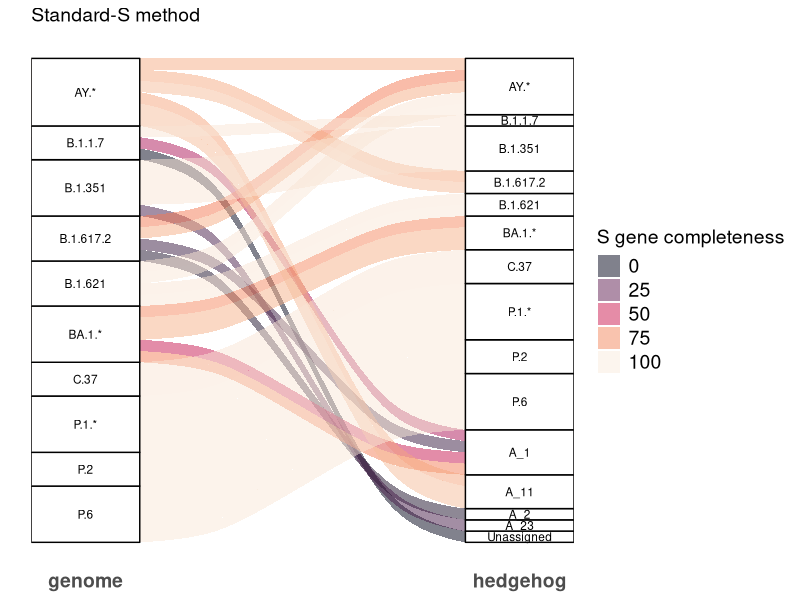
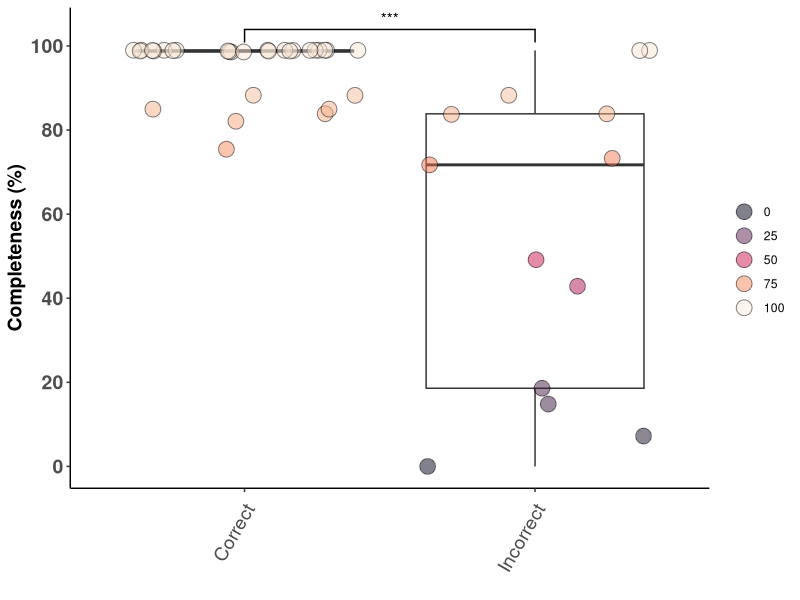
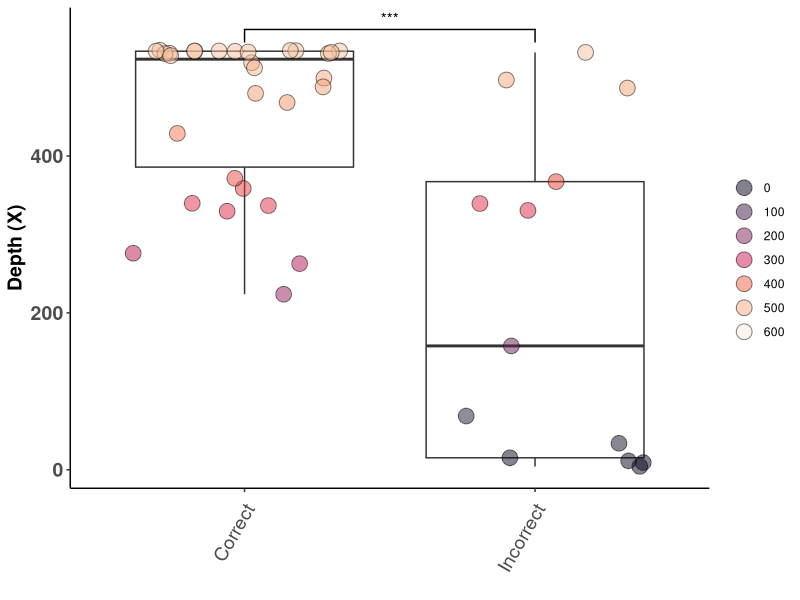
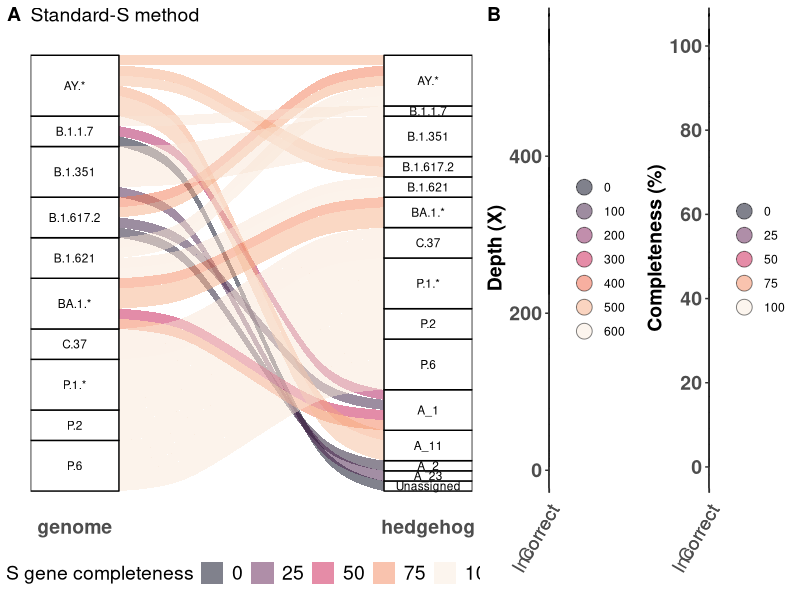
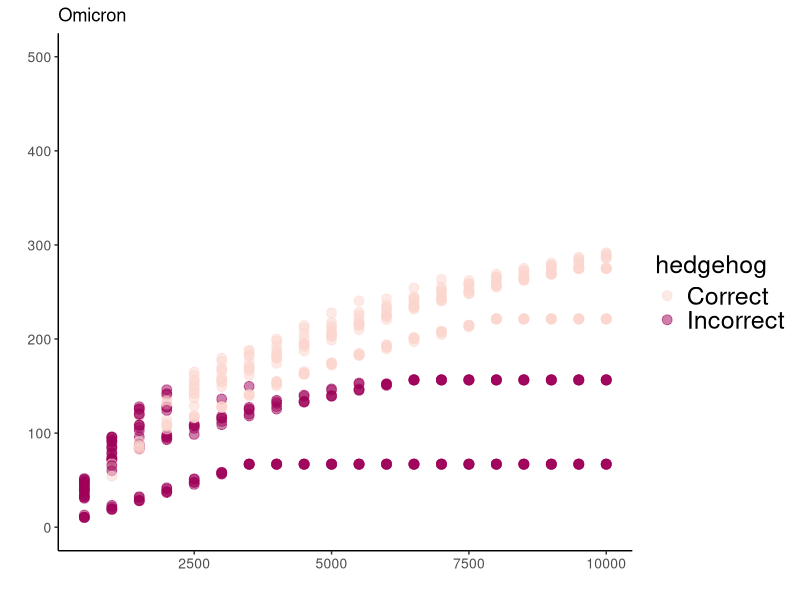
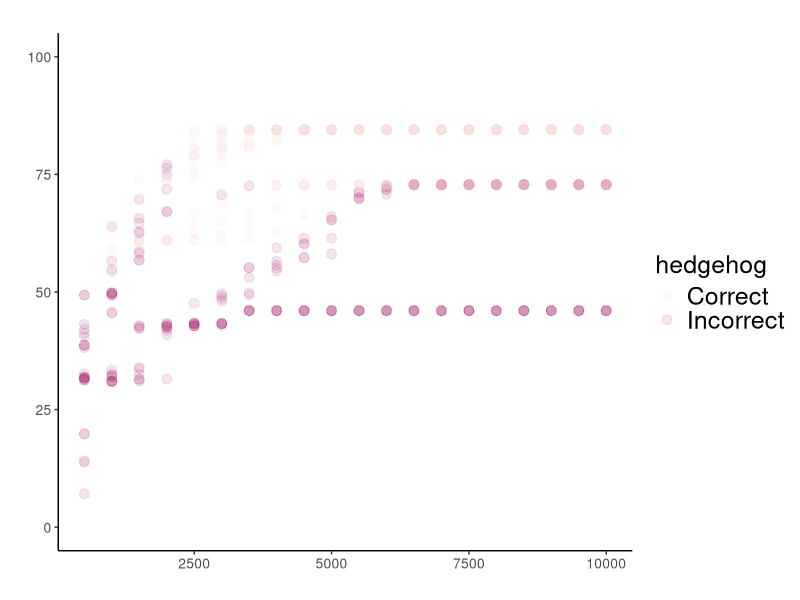
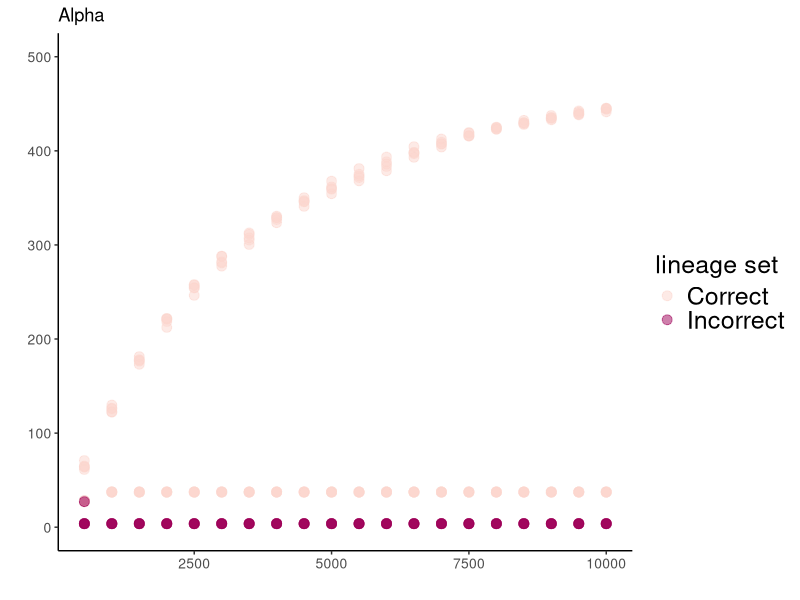
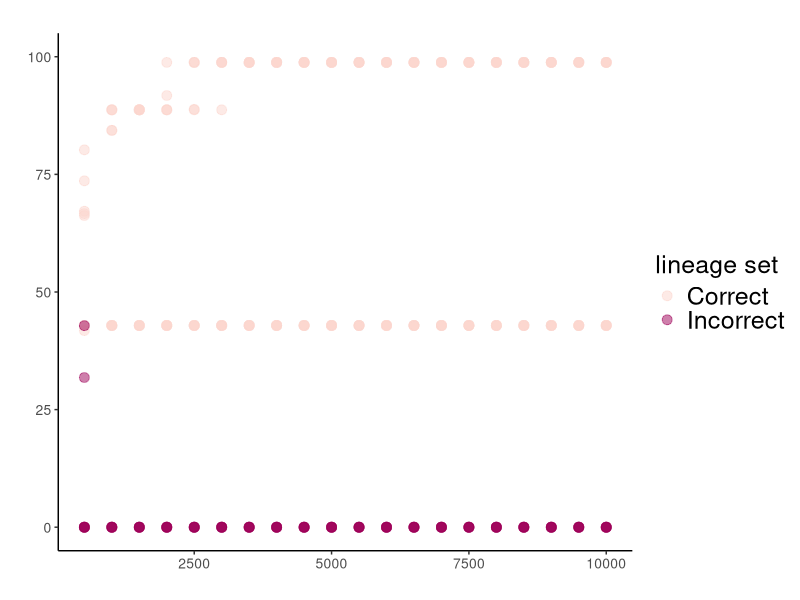

These figures' R source, in order:
library(stringr)
library(dplyr)
library(ggplot2)
library(ggalluvial)
library(viridis)
library(ggsignif)

#setwd("/home/csalazar/Documentos/1.spike/revisiones_spike_feb23/final_version/upload_github/")

#######################################################################
##################STANDARD-S METHOD####################################
#######################################################################

df <- read.table("./inputs/stdS_table.tsv", sep = "\t", header = T)
head(df)
unique(df$method)
df$depth <- as.numeric(df$depth)
df$completeness <- as.numeric(df$completeness)


#Convert all sublineages to a lineages/lineage-set
unique(df$genome_lineage)
df <- df %>%
  mutate(lineage_genome = case_when(
    endsWith(genome_lineage, "P.2") ~ "P.2",
    endsWith(genome_lineage, "P.6") ~ "P.6",
    endsWith(genome_lineage, "C.37.1") ~ "C.37",
    endsWith(genome_lineage, "P.1") ~ "P.1.*",
    endsWith(genome_lineage, "B.1.617.2") ~ "B.1.617.2",
    endsWith(genome_lineage, "B.1.351") ~ "B.1.351",
    endsWith(genome_lineage, "B.1.1.7") ~ "B.1.1.7",
    endsWith(genome_lineage, "AY.26") ~ "AY.*",
    endsWith(genome_lineage, "AY.122") ~ "AY.*",
    endsWith(genome_lineage, "B.1.621") ~ "B.1.621",
    endsWith(genome_lineage, "B.1.621.1") ~ "B.1.621",
    endsWith(genome_lineage, "C.37") ~ "C.37",
    endsWith(genome_lineage, "AY.20") ~ "AY.*",
    endsWith(genome_lineage, "AY.25.1") ~ "AY.*",
    endsWith(genome_lineage, "AY.99.2") ~ "AY.*",
    endsWith(genome_lineage, "BA.1") ~ "BA.1.*",
    endsWith(genome_lineage, "BA.1.1") ~ "BA.1.*"
  ))

unique(df$set_description)
df <- df %>%
  mutate(lineage_set = case_when(
    endsWith(set_description, "P.2") ~ "P.2",
    endsWith(set_description, "P.6") ~ "P.6",
    endsWith(set_description, "C.37.1") ~ "C.37",
    endsWith(set_description, "P.1_1") ~ "P.1.*",
    endsWith(set_description, "AY.30") ~ "AY.*",
    endsWith(set_description, "A_23") ~ "A_23",
    endsWith(set_description, "B.1.351") ~ "B.1.351",
    endsWith(set_description, "B.1.1.7_1") ~ "B.1.1.7",
    endsWith(set_description, "A_1") ~ "A_1",
    endsWith(set_description, "Unassigned") ~ "Unassigned",
    endsWith(set_description, "B.1.617.2_7") ~ "B.1.617.2",
    endsWith(set_description, "AY.48") ~ "AY.*",
    endsWith(set_description, "B.1.617.2_2") ~ "B.1.617.2",
    endsWith(set_description, "A_11") ~ "A_11",
    endsWith(set_description, "B.1.621") ~ "B.1.621",
    endsWith(set_description, "AY.33.2") ~ "AY.*",
    endsWith(set_description, "B.1.621.1") ~ "B.1.621",
    endsWith(set_description, "C.37") ~ "C.37",
    endsWith(set_description, "AY.20") ~ "AY.*",
    endsWith(set_description, "A_2") ~ "A_2",
    endsWith(set_description, "BA.1.15") ~ "BA.1.*",
    endsWith(set_description, "BA.1_4") ~ "BA.1.*"
  ))
head(df)


#############################
#Prepare data for ggalluvial
#############################

list <- df %>%
  group_by(lineage_set, lineage_genome, completeness, depth) %>%
  tally() %>%
  ungroup()
list <- as.data.frame(list)

list$completeness <- as.numeric(list$completeness)
list$depth <- as.numeric(list$depth)

lin <- ggplot(list, aes(axis1 = lineage_genome, axis2= lineage_set, y = n)) +
  geom_alluvium(aes(fill = completeness), aes.bind=F, width = 1/4) +
  geom_stratum(width = 1/4, fill = "white", color = "black") +
  geom_text(stat = "stratum",
            aes(label = after_stat(stratum)), size =3) +
  scale_x_discrete(limits = c("genome", "hedgehog"),
                   expand = c(.05, .05)) +
  scale_fill_viridis(option = "F", limits = c(0, 100), name = "S gene completeness") +
  guides(fill=guide_legend(title="S gene completeness")) +
  labs(y = "") +
  theme_minimal() +
  theme(axis.text.y = element_blank(),
        legend.text = element_text(size = 14),
        legend.title = element_text(size = 14),
        panel.grid.major = element_blank(),
        panel.grid.minor = element_blank(),
        panel.border = element_blank(),
        panel.background = element_blank(),
        axis.text.x = element_text(size = 14, face = "bold"),
        plot.title = element_text(size = 14)) + 
  ggtitle("Standard-S method")
lin

#Compare genome lineage with hedghehog lineage set only at lineage level
df$status_hedgehog <- df$lineage_genome == df$lineage_set
df$status_hedgehog <- gsub("FALSE", "Incorrect", df$status_hedgehog)
df$status_hedgehog <- gsub("TRUE", "Correct", df$status_hedgehog)
head(df)
dim(df)
df[which(df$set_description =="A_11"),13] <- "Correct" #checked hedgehog github to confirm

#hedgehog stats
pcth <- as.data.frame(table(df$status_hedgehog))
pcth$pct <- pcth$Freq/sum(pcth$Freq)*100
colnames(pcth) <- c("status", "count", "pct")
pcth$method <- c("hedgehog")

dir.create("hedgehog_Std-S")
dir.create("hedgehog_Std-S/tables")
dir.create("hedgehog_Std-S/tables/experimental_samples")
write.table(pcth, "hedgehog_Std-S/tables/experimental_samples/hedgehog_pct.tsv", sep = "\t", row.names = F, quote = F)

incorrecth <- df[which(df$status_hedgehog == "Incorrect"),]
table(incorrecth$genome_lineage)
mean(incorrecth$depth)
sd(incorrecth$depth)
mean(incorrecth$completeness)
sd(incorrecth$completeness)

incorrecth <- incorrecth[-which(incorrecth$genome_lineage == "B.1.621"),]
unique(incorrecth$genome_lineage)
table(incorrecth$genome_lineage)

dim(incorrecth)
mean(incorrecth$depth)
sd(incorrecth$depth)
mean(incorrecth$completeness)
sd(incorrecth$completeness)
max(incorrecth$completeness)
min(incorrecth$completeness)

correcth <- df[which(df$status_hedgehog == "Correct"),]
mean(correcth$depth)
sd(correcth$depth)
mean(correcth$completeness)
sd(correcth$completeness)

#Completeness boxplot
difc <- ggplot(df, aes(status_hedgehog, completeness)) + 
  geom_boxplot(alpha = 0) +
  theme(panel.background = element_blank(),
        panel.border = element_blank(),
        panel.grid.major = element_blank(),
        panel.grid.minor = element_blank(),
        legend.position="right",
        axis.line = element_line(colour = "black"),
        axis.text.x = element_text(size = 14, angle = 60, hjust = 1, vjust = 0.9),
        axis.text.y = element_text(size = 14, face = "bold"),
        axis.title = element_text(size = 14, face = "bold")) +
  xlab("") + ylab("Completeness (%)") +
  scale_fill_viridis(option = "F", limits = c(0, 100)) +
  guides(fill=guide_legend(title="")) + 
  scale_y_continuous(breaks = seq(0, 100, by = 20)) +
  geom_jitter(size = 5, pch=21, aes(fill = completeness), alpha = 0.5) +
  geom_signif(comparisons = list(c("Correct", "Incorrect")), map_signif_level = T, test = "wilcox.test")
difc

#Depth boxplot
difd <- ggplot(df, aes(status_hedgehog, depth)) + 
  geom_boxplot(alpha = 0) +
  theme(panel.background = element_blank(),
        panel.border = element_blank(),
        panel.grid.major = element_blank(),
        panel.grid.minor = element_blank(),
        legend.position="right",
        axis.line = element_line(colour = "black"),
        axis.text.x = element_text(size = 14, angle = 60, hjust = 1, vjust = 0.9),
        axis.text.y = element_text(size = 14, face = "bold"),
        axis.title = element_text(size = 14, face = "bold")) +
  xlab("") + ylab("Depth (X)") +
  scale_fill_viridis(option = "F", limit =c(0, 600)) +
  scale_y_continuous(breaks = seq(0, 600, by = 200)) +
  guides(fill=guide_legend(title="")) +
  geom_jitter(size = 5, pch=21, aes(fill = depth), alpha = 0.5) +
  geom_signif(comparisons = list(c("Correct", "Incorrect")), map_signif_level = T, test = "wilcox.test")
difd

write.table(df, "hedgehog_Std-S/tables/experimental_samples/std_samples_hedgehog_compare.tsv", sep = "\t", row.names = F, quote = F)

library(ggpubr)

figa <- ggarrange(lin, legend ="bottom")
figb <- ggarrange(difd, difc, ncol = 2, labels = c("B", ""))

fig1 <- ggarrange(figa, figb, ncol = 2, labels = c("A"), widths = c(0.6,0.4), heights = c(0.6,0.4), common.legend = T, legend = "bottom")
fig1

###############################
#Standard sampled read analysis
###############################

merged <- read.table("./inputs/std-S_sampling_complete_table.tsv", sep = "\t", header = T)
head(merged)
dim(merged)
unique(merged$seq)

#Get omicron samples obtained with the standard amplicon sequencing protocol
merged2 <- merged[-which(merged$seq == "Std-S"),] #remove data from seq191021

#Omicron samples

targeto <- c("CUY42-007288",
             "CUY42-007291",
             "CUY42-007286",
             "CUY42-007294",
             "CUY42-007289")

omicron <- filter(merged2, id.y %in% targeto)
unique(omicron$barcode)

lin_omicron <- omicron
unique(lin_omicron$hedgehog_precision)

lin_omicron <- lin_omicron %>%
  mutate(PANGO_lineage = case_when(
    endsWith(hedgehog_precision, "A_1") ~ "Incorrect",
    endsWith(hedgehog_precision, "BA.1.15") ~ "Correct",
    endsWith(hedgehog_precision, "A_2") ~ "Incorrect",
    endsWith(hedgehog_precision, "BA.1.17.2") ~ "Correct",
    endsWith(hedgehog_precision, "BA.2.12") ~ "Incorrect",
    endsWith(hedgehog_precision, "AY.103") ~ "Incorrect",
    endsWith(hedgehog_precision, "A.23.1") ~ "Incorrect",
    endsWith(hedgehog_precision, "BA.1_4") ~ "Correct",
    endsWith(hedgehog_precision, "BA.1.1_3") ~ "Correct"
  ))
head(lin_omicron)

lin_omicron$sampling <- as.numeric(as.character(lin_omicron$sampling))
lin_omicron$depth <- as.numeric(as.character(lin_omicron$depth))
lin_omicron$completeness <- as.numeric(as.character(lin_omicron$completeness))


omicron1 <- ggplot(lin_omicron, aes(x=sampling, y=depth, color = PANGO_lineage)) + geom_point(alpha = 0.5, size = 3) +
  theme_bw() + theme(panel.border = element_blank(), 
                     panel.grid.major = element_blank(), 
                     panel.grid.minor = element_blank(), 
                     axis.line = element_line(colour = "black"),
                     axis.text = element_text(size = 10), 
                     legend.title = element_text(size = 18), 
                     legend.text = element_text(size = 18)) +
  scale_y_continuous(limits = c(0, 500)) +  guides(color=guide_legend(title="hedgehog")) +
  scale_color_manual(values = c("Correct" = "#fcd5ce", "Incorrect" = "#9e0059")) +
  xlab("") + ylab("") + ggtitle("Omicron")
omicron1 

omicron2 <-  ggplot(lin_omicron, aes(x=sampling, y=completeness, color = PANGO_lineage)) + geom_point(alpha = 0.1, size = 3) +
  theme_bw() + theme(panel.border = element_blank(), 
                     panel.grid.major = element_blank(), 
                     panel.grid.minor = element_blank(), 
                     axis.line = element_line(colour = "black"),
                     axis.text = element_text(size = 10), 
                     legend.title = element_text(size = 18), 
                     legend.text = element_text(size = 18)) +
  scale_y_continuous(limits = c(0, 100)) + guides(color=guide_legend(title="hedgehog")) +
  scale_color_manual(values = c("Correct" = "#fcd5ce", "Incorrect" = "#9e0059")) +
  xlab("") + ylab("") + ggtitle("") + labs(color='PANGO lineage')
omicron2


#remove barcodes from seq3
merged3 <- merged[-which(merged$seq == "omicron"),]


#alpha

targeta <- c("CUY17-003849",
             "CUY17-003866",
             "CUY17-003867")

alpha <- filter(merged3, id.y %in% targeta)
unique(alpha$barcode)

#beta

targetb <- c("CUY16-003804",
             "CUY16-003803",
             "CUY16-003800",
             "CUY16-003802",
             "CUY16-003801")
beta <- filter(merged3, id.y %in% targetb)
unique(beta$barcode)


#Gamma
targetg <- c("CUY17-003939",
             "CUY12-002713",
             "CUY12-002716",
             "CUY12-002721",
             "CUY12-002725")

gamma <- filter(merged3, id.y %in% targetg)
unique(gamma$barcode)


#Delta

targetd <- c("CUY26-005235",
             "CUY17-003909",
             "CUY24-004954",
             "CUY23-004816",
             "CUY16-003792",
             "CUY24-004876",
             "CUY17-003893",
             "CUY17-003901",
             "CUY17-003892",
             "CUY17-003910")

delta <- filter(merged, id.y %in% targetd)
dim(delta)
unique(delta$barcode)


#P.6
targetp <- c("CUY5-000547",
             "CUY16-003498",
             "CUY16-003501",
             "CUY16-003536",
             "CUY16-003538")
p6 <- filter(merged3, id.y %in% targetp)   
unique(p6$barcode)


#Mu

targetm <- c("CUY21-004441",
             "CUY18-004026",
             "CUY18-004019",
             "CUY18-004022",
             "CUY18-004023")

mu <- filter(merged, id.y %in% targetm)   
unique(mu$barcode)

#Lambda

targetl <- c("CUY19-004183",
             "CUY6-001233",
             "CUY8-001646")
lambda <- filter(merged3, id.y %in% targetl)   
unique(lambda$barcode)

#P.2
targetpp <- c("CUY4-000486",
              "CUY16-003496",
              "CUY1-000006")
p2 <- filter(merged3, id.y %in% targetpp)   
unique(p2$barcode)



##############
###ALPHA#######
##############

lin_alfa <- alpha
unique(lin_alfa$hedgehog_precision)
unique(lin_alfa$barcode)

lin_alfa$PANGO_lineage <- ifelse(grepl("B.1.1.7_1", lin_alfa$hedgehog_precision, ignore.case = T), "Correct",
                                 ifelse(grepl("", lin_alfa$hedgehog_precision, ignore.case = T), "Incorrect", "Incorrect"))

lin_alfa$sampling <- as.numeric(as.character(lin_alfa$sampling))
lin_alfa$depth <- as.numeric(as.character(lin_alfa$depth))
lin_alfa$completeness <- as.numeric(as.character(lin_alfa$completeness))

a <- ggplot(lin_alfa, aes(x=sampling, y=depth, color = PANGO_lineage)) + geom_point(alpha = 0.5, size = 3) +
  theme_bw() + theme(panel.border = element_blank(),
                     panel.grid.major = element_blank(),
                     panel.grid.minor = element_blank(),
                     axis.line = element_line(colour = "black"),
                     axis.text = element_text(size = 10),
                     legend.title = element_text(size = 18),
                     legend.text = element_text(size = 18)) +
  scale_y_continuous(limits = c(0, 500)) +  guides(color=guide_legend(title="lineage set")) +
  scale_color_manual(values = c("Correct" = "#fcd5ce", "Incorrect" = "#9e0059")) +
  xlab("") + ylab("") + ggtitle("Alpha") + labs(color='PANGO lineage')
a 

aa <-  ggplot(lin_alfa, aes(x=sampling, y=completeness, color = PANGO_lineage)) + geom_point(alpha = 0.5, size = 3) +
  theme_bw() + theme(panel.border = element_blank(),
                     panel.grid.major = element_blank(),
                     panel.grid.minor = element_blank(),
                     axis.line = element_line(colour = "black"),
                     axis.text = element_text(size = 10),
                     legend.title = element_text(size = 18),
                     legend.text = element_text(size = 18)) +
  scale_y_continuous(limits = c(0, 100)) + guides(color=guide_legend(title="lineage set")) +
  scale_color_manual(values = c("Correct" = "#fcd5ce", "Incorrect" = "#9e0059")) +
  xlab("") + ylab("") + ggtitle("") +
  labs(color='PANGO lineage')
aa


##############
###BETA#######
##############

lin_beta <- beta
unique(lin_beta$barcode)
unique(lin_beta$hedgehog_precision)

lin_beta <- lin_beta %>%
  mutate(PANGO_lineage = case_when(
    endsWith(hedgehog_precision, "B.1.351") ~ "Correct",
    endsWith(hedgehog_precision, "A_23") ~ "Incorrect", 
    endsWith(hedgehog_precision, "A_1") ~ "Incorrect"))
head(lin_beta)


lin_beta$sampling <- as.numeric(as.character(lin_beta$sampling))
lin_beta$depth <- as.numeric(as.character(lin_beta$depth))
lin_beta$completeness <- as.numeric(as.character(lin_beta$completeness))

b <- ggplot(lin_beta, aes(x=sampling, y=depth, color = PANGO_lineage)) + geom_point(alpha = 0.5, size = 3) +
  theme_bw() + theme(panel.border = element_blank(),
                     panel.grid.major = element_blank(),
                     panel.grid.minor = element_blank(),
                     axis.line = element_line(colour = "black"),
                     axis.text = element_text(size = 10),
                     legend.title = element_text(size = 18),
                     legend.text = element_text(size = 18)) +
  scale_y_continuous(limits = c(0, 500)) +  guides(color=guide_legend(title="lineage set")) +
  scale_color_manual(values = c("Correct" = "#fcd5ce", "Incorrect" = "#9e0059")) +
  xlab("") + ylab("") + ggtitle("Beta") + labs(color='PANGO lineage')
b 

bb <-  ggplot(lin_beta, aes(x=sampling, y=completeness, color = PANGO_lineage)) + geom_point(alpha = 0.5, size = 3) +
  theme_bw() + theme(panel.border = element_blank(),
                     panel.grid.major = element_blank(),
                     panel.grid.minor = element_blank(),
                     axis.line = element_line(colour = "black"),
                     axis.text = element_text(size = 10),
                     legend.title = element_text(size = 18),
                     legend.text = element_text(size = 18)) +
  scale_y_continuous(limits = c(0, 100)) + guides(color=guide_legend(title="lineage set")) +
  scale_color_manual(values = c("Correct" = "#fcd5ce", "Incorrect" = "#9e0059")) +
  xlab("") + ylab("") + ggtitle("") + labs(color='PANGO lineage')
bb

##############
###GAMMA######
##############


lin_gamma <- gamma
unique(lin_gamma$barcode)
unique(lin_gamma$hedgehog_precision)


lin_gamma <- lin_gamma %>%
  mutate(PANGO_lineage = case_when(
    endsWith(hedgehog_precision, "P.1_1") ~ "Correct"))
head(lin_gamma)


lin_gamma$sampling <- as.numeric(as.character(lin_gamma$sampling))
lin_gamma$depth <- as.numeric(as.character(lin_gamma$depth))
lin_gamma$completeness <- as.numeric(as.character(lin_gamma$completeness))


c <- ggplot(lin_gamma, aes(x=sampling, y=depth, color = PANGO_lineage)) + geom_point(alpha = 0.5, size = 3) +
  theme_bw() + theme(panel.border = element_blank(),
                     panel.grid.major = element_blank(),
                     panel.grid.minor = element_blank(),
                     axis.line = element_line(colour = "black"),
                     axis.text = element_text(size = 10),
                     legend.title = element_text(size = 18),
                     legend.text = element_text(size = 18)) +
  scale_y_continuous(limits = c(0, 500)) +  guides(color=guide_legend(title="lineage set")) +
  scale_color_manual(values = c("Correct" = "#fcd5ce", "Incorrect" = "#9e0059")) +
  xlab("") + ylab("") + ggtitle("Gamma") + labs(color='PANGO lineage')
c

cc <- ggplot(lin_gamma, aes(x=sampling, y=completeness, color = PANGO_lineage)) + geom_point(alpha = 0.5, size = 3) +
  theme_bw() + theme(panel.border = element_blank(),
                     panel.grid.major = element_blank(),
                     panel.grid.minor = element_blank(),
                     axis.line = element_line(colour = "black"),
                     axis.text = element_text(size = 10),
                     legend.title = element_text(size = 18),
                     legend.text = element_text(size = 18)) +
  scale_y_continuous(limits = c(0, 100)) + guides(color=guide_legend(title="lineage set")) +
  scale_color_manual(values = c("Correct" = "#fcd5ce", "Incorrect" = "#9e0059")) +
  xlab("") + ylab("") + ggtitle("") + labs(color='PANGO lineage')
cc

##############
###DELTA######
##############

lin_delta <- delta
unique(lin_delta$barcode)
unique(lin_delta$hedgehog_precision)

lin_delta[is.na(lin_delta)] <- "Unassigned"

lin_delta <- lin_delta %>%
  mutate(PANGO_lineage = case_when(
    endsWith(hedgehog_precision, "B.1.617.2_2") ~ "Correct",
    endsWith(hedgehog_precision, "A_11") ~ "Correct",
    endsWith(hedgehog_precision, "AY.126") ~ "Correct",
    endsWith(hedgehog_precision, "AY.103") ~ "Correct",
    endsWith(hedgehog_precision, "Unassigned") ~ "Incorrect",
    endsWith(hedgehog_precision, "A_1") ~ "Incorrect",
    endsWith(hedgehog_precision, "A_2") ~ "Incorrect",
    endsWith(hedgehog_precision, "B.1.551") ~ "Incorrect",
    endsWith(hedgehog_precision, "B.1.1.523") ~ "Incorrect",
    endsWith(hedgehog_precision, "AY.20") ~ "Correct",
    endsWith(hedgehog_precision, "B.1.617.2_1") ~ "Correct",
    endsWith(hedgehog_precision, "AY.30") ~ "Correct",
    endsWith(hedgehog_precision, "B.1.617.2_7") ~ "Correct"
  ))
head(lin_delta)



lin_delta$sampling <- as.numeric(as.character(lin_delta$sampling))
lin_delta$depth <- as.numeric(as.character(lin_delta$depth))
lin_delta$completeness <- as.numeric(as.character(lin_delta$completeness))

d <- ggplot(lin_delta, aes(x=sampling, y=depth, color = PANGO_lineage)) + geom_point(alpha = 0.5, size = 3) +
  theme_bw() + theme(panel.border = element_blank(),
                     panel.grid.major = element_blank(),
                     panel.grid.minor = element_blank(),
                     axis.line = element_line(colour = "black"),
                     axis.text = element_text(size = 10),
                     legend.title = element_text(size = 18),
                     legend.text = element_text(size = 18)) +
  scale_y_continuous(limits = c(0, 500)) +  guides(color=guide_legend(title="lineage set")) +
  scale_color_manual(values = c("Correct" = "#fcd5ce", "Incorrect" = "#9e0059")) +
  xlab("") + ylab("") + ggtitle("Delta") + labs(color='PANGO lineage')
d 

dd <- ggplot(lin_delta, aes(x=sampling, y=completeness, color = PANGO_lineage)) + geom_point(alpha = 0.5, size = 3) +
  theme_bw() + theme(panel.border = element_blank(),
                     panel.grid.major = element_blank(),
                     panel.grid.minor = element_blank(),
                     axis.line = element_line(colour = "black"),
                     axis.text = element_text(size = 10),
                     legend.title = element_text(size = 18),
                     legend.text = element_text(size = 18)) +
  scale_y_continuous(limits = c(0, 100)) + guides(color=guide_legend(title="lineage set")) +
  scale_color_manual(values = c("Correct" = "#fcd5ce", "Incorrect" = "#9e0059")) +
  xlab("") + ylab("") + ggtitle("") + labs(color='PANGO lineage')
dd


#############
###P.6#######
#############

lin_p <- p6
unique(lin_p$hedgehog_precision)
unique(lin_p$barcode)

lin_p <- lin_p %>%
  mutate(PANGO_lineage = case_when(
    endsWith(hedgehog_precision, "P.6") ~ "Correct",
    endsWith(hedgehog_precision, "A_1") ~ "Incorrect"))
head(lin_p)

lin_p$sampling <- as.numeric(as.character(lin_p$sampling))
lin_p$depth <- as.numeric(as.character(lin_p$depth))
lin_p$completeness <- as.numeric(as.character(lin_p$completeness))

e <- ggplot(lin_p, aes(x=sampling, y=depth, color = PANGO_lineage)) + geom_point(alpha = 0.5, size = 3) +
  theme_bw() + theme(panel.border = element_blank(),
                     panel.grid.major = element_blank(),
                     panel.grid.minor = element_blank(),
                     axis.line = element_line(colour = "black"),
                     axis.text = element_text(size = 10),
                     legend.title = element_text(size = 18),
                     legend.text = element_text(size = 18)) +
  scale_y_continuous(limits = c(0, 500)) +  guides(color=guide_legend(title="lineage set")) +
  scale_color_manual(values = c("Correct" = "#fcd5ce", "Incorrect" = "#9e0059")) +
  xlab("") + ylab("") + ggtitle("P.6") + labs(color='PANGO lineage')
e

ee <- ggplot(lin_p, aes(x=sampling, y=completeness, color = PANGO_lineage)) + geom_point(alpha = 0.5, size = 3) +
  theme_bw() + theme(panel.border = element_blank(),
                     panel.grid.major = element_blank(),
                     panel.grid.minor = element_blank(),
                     axis.line = element_line(colour = "black"),
                     axis.text = element_text(size = 10),
                     legend.title = element_text(size = 18),
                     legend.text = element_text(size = 18)) +
  scale_y_continuous(limits = c(0, 100)) + guides(color=guide_legend(title="lineage set")) +
  scale_color_manual(values = c("Correct" = "#fcd5ce", "Incorrect" = "#9e0059")) +
  xlab("") + ylab("") + ggtitle("") + labs(color='PANGO lineage')
ee


#############
###MU########
#############

lin_mu <- mu
unique(lin_mu$barcode)
unique(lin_mu$hedgehog_precision)

lin_mu <- lin_mu %>%
  mutate(PANGO_lineage = case_when(
    endsWith(hedgehog_precision, "B.1.621") ~ "Correct",
    endsWith(hedgehog_precision, "B.1.617.2_2") ~ "Incorrect",
    endsWith(hedgehog_precision, "AY.33.2") ~ "Incorrect",
    endsWith(hedgehog_precision, "A.30") ~ "Incorrect",
    endsWith(hedgehog_precision, "B.1.621.1") ~ "Correct"
  ))
head(lin_mu)

lin_mu$sampling <- as.numeric(as.character(lin_mu$sampling))
lin_mu$depth <- as.numeric(as.character(lin_mu$depth))
lin_mu$completeness <- as.numeric(as.character(lin_mu$completeness))



f <- ggplot(lin_mu, aes(x=sampling, y=depth, color = PANGO_lineage)) + geom_point(alpha = 0.5, size = 3) +
  theme_bw() + theme(panel.border = element_blank(),
                     panel.grid.major = element_blank(),
                     panel.grid.minor = element_blank(),
                     axis.line = element_line(colour = "black"),
                     axis.text = element_text(size = 10),
                     legend.title = element_text(size = 18),
                     legend.text = element_text(size = 18)) +
  scale_y_continuous(limits = c(0, 500)) +  guides(color=guide_legend(title="lineage set")) +
  scale_color_manual(values = c("Correct" = "#fcd5ce", "Incorrect" = "#9e0059")) +
  xlab("") + ylab("") + ggtitle("Mu") + labs(color='PANGO lineage')
f

ff <- ggplot(lin_mu, aes(x=sampling, y=completeness, color = PANGO_lineage)) + geom_point(alpha = 0.5, size = 3) +
  theme_bw() + theme(panel.border = element_blank(),
                     panel.grid.major = element_blank(),
                     panel.grid.minor = element_blank(),
                     axis.line = element_line(colour = "black"),
                     axis.text = element_text(size = 10),
                     legend.title = element_text(size = 18),
                     legend.text = element_text(size = 18)) +
  scale_y_continuous(limits = c(0, 100)) + guides(color=guide_legend(title="lineage set")) +
  scale_color_manual(values = c("Correct" = "#fcd5ce", "Incorrect" = "#9e0059")) +
  xlab("") + ylab("") + ggtitle("") + labs(color='PANGO lineage')
ff


#############
###LAMBDA####
#############

lin_lambda <- lambda
unique(lin_lambda$barcode)
unique(lin_lambda$hedgehog_precision)

lin_lambda <- lin_lambda %>%
  mutate(PANGO_lineage = case_when(
    endsWith(hedgehog, "C.37") ~ "Correct",
    endsWith(hedgehog, "C.37.1") ~ "Correct"))
head(lin_lambda)

lin_lambda$sampling <- as.numeric(as.character(lin_lambda$sampling))
lin_lambda$depth <- as.numeric(as.character(lin_lambda$depth))
lin_lambda$completeness <- as.numeric(as.character(lin_lambda$completeness))


h <- ggplot(lin_lambda, aes(x=sampling, y=depth, color = PANGO_lineage)) + geom_point(alpha = 0.5, size = 3) +
  theme_bw() + theme(panel.border = element_blank(),
                     panel.grid.major = element_blank(),
                     panel.grid.minor = element_blank(),
                     axis.line = element_line(colour = "black"),
                     axis.text = element_text(size = 10),
                     legend.title = element_text(size = 18),
                     legend.text = element_text(size = 18)) +
  scale_y_continuous(limits = c(0, 500)) +  guides(color=guide_legend(title="lineage set")) +
  scale_color_manual(values = c("Correct" = "#fcd5ce", "Incorrect" = "#9e0059")) +
  xlab("") + ylab("") + ggtitle("Lambda") + labs(color='PANGO lineage')
h

hh <- ggplot(lin_lambda, aes(x=sampling, y=completeness, color = PANGO_lineage)) + geom_point(alpha = 0.5, size = 3) +
  theme_bw() + theme(panel.border = element_blank(),
                     panel.grid.major = element_blank(),
                     panel.grid.minor = element_blank(),
                     axis.line = element_line(colour = "black"),
                     axis.text = element_text(size = 10),
                     legend.title = element_text(size = 18),
                     legend.text = element_text(size = 18)) +
  scale_y_continuous(limits = c(0, 100)) + guides(color=guide_legend(title="lineage set")) +
  scale_color_manual(values = c("Correct" = "#fcd5ce", "Incorrect" = "#9e0059")) +
  xlab("") + ylab("") + ggtitle("") + labs(color='PANGO lineage')
hh

#############
###P.2#######
#############

lin_p2 <- p2
unique(p2$barcode)
unique(lin_p2$hedgehog_precision)

lin_p2 <- lin_p2 %>%
  mutate(PANGO_lineage = case_when(
    endsWith(hedgehog_precision, "P.2") ~ "Correct",
    endsWith(hedgehog_precision, "A_23") ~ "Incorrect"))
head(lin_p2)


lin_p2$sampling <- as.numeric(as.character(lin_p2$sampling))
lin_p2$depth <- as.numeric(as.character(lin_p2$depth))
lin_p2$completeness <- as.numeric(as.character(lin_p2$completeness))

i <- ggplot(lin_p2, aes(x=sampling, y=depth, color = PANGO_lineage)) + geom_point(alpha = 0.5, size = 3) +
  theme_bw() + theme(panel.border = element_blank(),
                     panel.grid.major = element_blank(),
                     panel.grid.minor = element_blank(),
                     axis.line = element_line(colour = "black"),
                     axis.text = element_text(size = 10),
                     legend.title = element_text(size = 18),
                     legend.text = element_text(size = 18)) +
  scale_y_continuous(limits = c(0, 500)) +  guides(color=guide_legend(title="lineage set")) +
  scale_color_manual(values = c("Correct" = "#fcd5ce", "Incorrect" = "#9e0059")) +
  xlab("") + ylab("") + ggtitle("P.2") + labs(color='PANGO lineage')
i


ii <- ggplot(lin_p2, aes(x=sampling, y=completeness, color = PANGO_lineage)) + geom_point(alpha = 0.5, size = 3) +
  theme_bw() + theme(panel.border = element_blank(),
                     panel.grid.major = element_blank(),
                     panel.grid.minor = element_blank(),
                     axis.line = element_line(colour = "black"),
                     axis.text = element_text(size = 10),
                     legend.title = element_text(size = 18),
                     legend.text = element_text(size = 18)) +
  scale_y_continuous(limits = c(0, 100)) + guides(color=guide_legend(title="lineage set")) +
  scale_color_manual(values = c("Correct" = "#fcd5ce", "Incorrect" = "#9e0059")) +
  xlab("") + ylab("") + ggtitle("") + labs(color='PANGO lineage')
ii

######################
##Supplementary S1
######################

library(ggpubr)
library(grid)
library(gridExtra)

f1a <- ggarrange(a, b, c, d, omicron1,  ncol = 5, nrow = 1, common.legend = T,
                 align = "hv",
                 font.label = list(size = 10, color = "black", face = "bold", family = NULL, position = "top"))

f1a <- annotate_figure(f1a, left = textGrob("Average sequencing depth (X)", rot = 90, vjust = 1, gp = gpar(cex = 1.3)),
                       bottom = textGrob("", gp = gpar(cex = 1.3)))
f1a 


f1b <- ggarrange(aa, bb, cc, dd, omicron2, ncol = 5, nrow = 1, legend = "none",
                 align = "hv",
                 font.label = list(size = 10, color = "black", face = "bold", family = NULL, position = "bottom"))

f1b
f1b <- annotate_figure(f1b, left = textGrob("% S gene completeness", rot = 90, vjust = 1, gp = gpar(cex = 1.3)),
                       bottom = textGrob("Sampled reads", gp = gpar(cex = 1.3)))
f1b


S1 <- ggarrange(f1a, f1b, ncol = 1, nrow = 2, common.legend = T,
                align = "hv",
                labels = c("A", "B"),
                font.label = list(size = 10, color = "black", face = "bold", family = NULL, position = "top"))
S1



dir.create("hedgehog_Std-S/supplementary1")
png('./hedgehog_Std-S/supplementary1/voc_depth_completness.png', res = 600, height = 25, width = 40, units = 'cm')
S1
dev.off()


#####################
##Supplementary S2
#####################

f1a <- ggarrange(f, h, i, e,  ncol = 4, nrow = 1, common.legend = T,
                 align = "hv",
                 font.label = list(size = 10, color = "black", face = "bold", family = NULL, position = "top"))

f1a <- annotate_figure(f1a, left = textGrob("Average sequencing depth (X)", rot = 90, vjust = 1, gp = gpar(cex = 1.3)),
                       bottom = textGrob("Sampled reads", gp = gpar(cex = 1.3)))
f1a 

f1b <- ggarrange(ff, hh, ii, ee, ncol = 4, nrow = 1, common.legend = T,
                 align = "hv",
                 font.label = list(size = 10, color = "black", face = "bold", family = NULL, position = "bottom"))

f1b

f1b <- annotate_figure(f1b, left = textGrob("% S gene completeness", rot = 90, vjust = 1, gp = gpar(cex = 1.3)),
                       bottom = textGrob("Sampled reads", gp = gpar(cex = 1.3)))
f1b


S2 <- ggarrange(f1a, f1b, ncol = 1, nrow = 2, common.legend = T,
                align = "hv",
                labels = c("A", "B"),
                font.label = list(size = 10, color = "black", face = "bold", family = NULL, position = "top"))
S2

dir.create("hedgehog_Std-S/supplementary2")
png('./hedgehog_Std-S/supplementary2/novocvoi_depth_completness.png', res = 600, height = 25, width = 40, units = 'cm')
S2
dev.off()


##################
#Sampling analysis
##################

tab <- as.data.frame(rbind(lin_alfa, lin_beta, lin_gamma, lin_delta, lin_omicron, lin_mu, lin_lambda, lin_p2, lin_p))
head(tab)
dim(tab)
tab$completeness <- as.numeric(as.character(tab$completeness))
tab$depth <- as.numeric(as.character(tab$depth))
head(tab)
dim(tab)
colnames(tab)[12] <- c("status")

dir.create("hedgehog_Std-S/tables/sampling_std_hedgehog")
write.table(tab, "hedgehog_Std-S/tables/sampling_std_hedgehog/hedgehog_std_sampling.tsv", sep = "\t", row.names = F, quote = F)


failed <- tab[which(tab$status == "Incorrect"),]
head(failed)
mean_faield_depth <- as.data.frame(mean(failed$depth))
sd_failed_depth <- as.data.frame(sd(failed$depth))
failed_stats_depth <- as.data.frame(cbind(mean_faield_depth, sd_failed_depth))
failed_stats_depth$maximum <- max(failed$depth)
failed_stats_depth$minimum <- min(failed$depth)
rownames(failed_stats_depth) <- c("Incorrect")
colnames(failed_stats_depth) <- c("mean", "SD", "max", "min")
failed_stats_depth <- round(failed_stats_depth, 2)

mean_failed_completness <- as.data.frame(mean(failed$completeness))
sd_failed_completeness <- as.data.frame(sd(failed$completeness))
failed_stats_completeness <- as.data.frame(cbind(mean_failed_completness, sd_failed_completeness))
failed_stats_completeness$maximum <- max(failed$completeness)
failed_stats_completeness$minimum <- min(failed$completeness)
rownames(failed_stats_completeness) <- c("Incorrect")
colnames(failed_stats_completeness) <- c("mean", "SD", "max", "min")
failed_stats_completeness <- round(failed_stats_completeness, 2)

pass <- tab[which(tab$status == "Correct"),]
mean_pass_depth <- as.data.frame(mean(pass$depth))
sd_pass_depth <- as.data.frame(sd(pass$depth))
pass_stats_depth <- as.data.frame(cbind(mean_pass_depth, sd_pass_depth))
pass_stats_depth$maximum <- max(pass$depth)
pass_stats_depth$minimum <- min(pass$depth)
rownames(pass_stats_depth) <- c("Correct")
colnames(pass_stats_depth) <- c("mean", "SD", "max", "min")
pass_stats_depth <- round(pass_stats_depth, 2)

mean_pass_completness <- as.data.frame(mean(pass$completeness))
sd_pass_completeness <- as.data.frame(sd(pass$completeness))
pass_stats_completeness <- as.data.frame(cbind(mean_pass_completness, sd_pass_completeness))
pass_stats_completeness$maximum <- max(pass$completeness)
pass_stats_completeness$minimum <- min(pass$completeness)
rownames(pass_stats_completeness) <- c("Correct")
colnames(pass_stats_completeness) <- c("mean", "SD", "max", "min")
pass_stats_completeness <- round(pass_stats_completeness, 2)

summary_pass_depth <- as.data.frame(rbind(pass_stats_depth, failed_stats_depth))
summary_pass_depth$status <- row.names(summary_pass_depth)
summary_completeness <- as.data.frame(rbind(pass_stats_completeness, failed_stats_completeness))
summary_completeness$status <- row.names(summary_completeness)

write.table(summary_pass_depth, "hedgehog_Std-S/tables/sampling_std_hedgehog/hedgehog_depth_sampling.tsv", sep = "\t", row.names = F, quote = F)
write.table(summary_completeness, "hedgehog_Std-S/tables/sampling_std_hedgehog/hedgehog_completeness_sampling.tsv", sep = "\t", row.names = F, quote = F)

#Boxplot depth sampling
depth_g <- ggplot(tab, aes(status, depth, fill = status)) + 
  geom_boxplot(alpha = 0.5) +
  theme(panel.background = element_blank(),
        panel.border = element_blank(),
        panel.grid.major = element_blank(),
        panel.grid.minor = element_blank(),
        axis.line = element_line(colour = "black"),
        axis.text.x = element_text(size = 14, face = "bold"),
        axis.text.y = element_text(size = 14, face = "bold"),
        axis.title = element_text(size = 14, face = "bold"),
        legend.text = element_text(size = 14),
        legend.title = element_text(size = 14), 
        legend.position = "none") +
  guides(fill=guide_legend(title="Status")) +
  xlab("") + ylab("Depth (X)") + 
  scale_fill_manual(values = c("Correct" = "#fcd5ce", "Incorrect" = "#9e0059")) +
  #scale_fill_viridis(option = "F", discrete = T, direction = -1) +
  geom_signif(comparisons = list(c("Correct", "Incorrect")), map_signif_level = T)
depth_g

#Boxplot completeness sampling 
comp_g <- ggplot(tab, aes(status, completeness, fill = status)) + 
  geom_boxplot(alpha = 0.5) +
  theme(panel.background = element_blank(),
        panel.border = element_blank(),
        panel.grid.major = element_blank(),
        panel.grid.minor = element_blank(),
        axis.line = element_line(colour = "black"),
        axis.text.x = element_text(size = 14, face = "bold"),
        axis.text.y = element_text(size = 14, face = "bold"),
        axis.title = element_text(size = 14, face = "bold"),
        legend.text = element_text(size = 14),
        legend.title = element_text(size = 14), 
        legend.position = "none") +
  guides(fill=guide_legend(title="Status")) +
  xlab("") + ylab("Completeness (%)") + 
  scale_fill_manual(values = c("Correct" = "#fcd5ce", "Incorrect" = "#9e0059")) +
  #scale_fill_viridis(option = "F", discrete = T, direction = -1) +
  geom_signif(comparisons = list(c("Correct", "Incorrect")), map_signif_level = T)
comp_g

stats <- ggarrange(depth_g, comp_g, ncol = 2, nrow = 1, common.legend = T,  legend = "none",
                   font.label = list(size = 18, color = "black", face = "bold", family = NULL, position = "top"))
stats

#Dotplot depth and completeness
cor <- ggplot(tab, aes(x=depth, y=completeness, color = status)) + geom_point(alpha = 0.3, size = 5) +
  theme_bw() + theme(panel.border = element_blank(), 
                     panel.grid.major = element_blank(), 
                     legend.position = "right",
                     panel.grid.minor = element_blank(), 
                     axis.text.x = element_text(size = 14, face = "bold"),
                     axis.text.y = element_text(size = 14, face = "bold"),
                     axis.title = element_text(size = 14, face = "bold"),
                     axis.line = element_line(colour = "black")) +
  scale_x_continuous(breaks = seq(0, 500, by = 50)) +
  scale_y_continuous(breaks = seq(0, 100, by = 20)) +
  geom_vline(xintercept =312, linetype = "dashed")+
  geom_hline(yintercept = 90, linetype = "dashed") +
  annotate("text", x=390, y=91, label= "min completeness") +
  annotate("text", x=313, y=97, label= "min depth", angle = 90) +
  xlab("Average depth (X)") + ylab("Completeness (%)") + 
  labs(color='lineage set status') +
  scale_color_manual(values = c("Correct" = "#fcd5ce", "Incorrect" = "#9e0059"))
cor


fig2 <- ggarrange(stats, cor, ncol = 2, nrow = 1, common.legend = F,
                  labels = c("C", "D"), font.label = list(size = 14, color = "black", face = "bold", family = NULL, position = "top"))
fig2


FIG1f <- ggarrange(fig1, fig2, nrow = 2, widths = c(0.5, 0.5), heights = c(0.5, 0.5))
FIG1f 

dir.create("hedgehog_Std-S/figure1")
png('./hedgehog_Std-S/figure1/figure1.png', res = 600, height = 35, width = 40, units = 'cm')
FIG1f 
dev.off()


d <- tab %>% filter(completeness > 90)
dd <- tab %>% filter(depth > 312)
table(dd$status)
mean(dd$sampling)
min(dd$sampling)
max(dd$sampling)

t <- as.data.frame(table(dd$status))
t$pct <- t$Freq/sum(t$Freq)*100
colnames(t) <- c("status", "count", "pct")
t
write.table(t, "hedgehog_Std-S/tables/sampling_std_hedgehog/quadrant_depth_compl.tsv", sep = "\t", row.names = F, quote = F)
